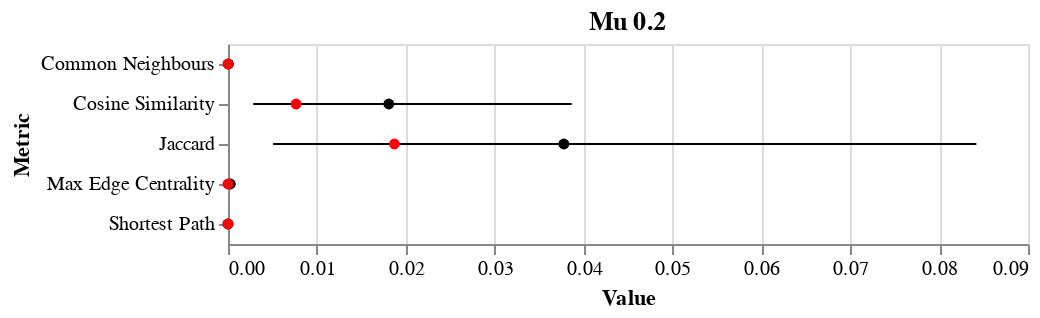
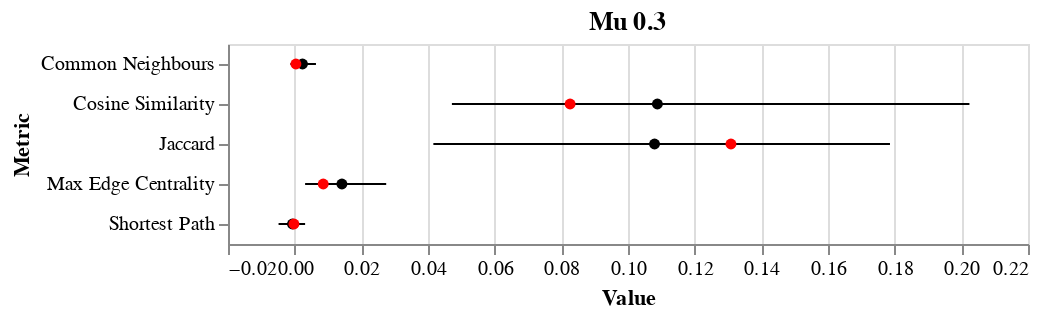
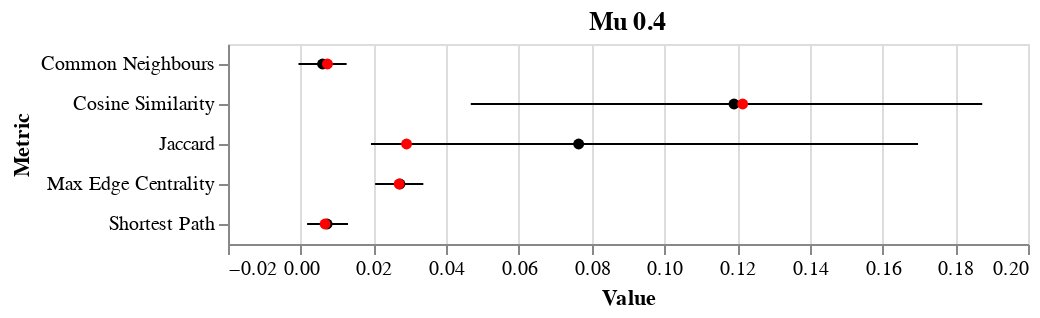

The cell these charts' notebook holds for them, in order:
### Markdown cell above
Values are always exactly 0 or 1. This means we are only using pairs of nodes which are either always in the same community, or always in different communities.

### Code cell
for mu in [2, 3, 4]:
    accuracy = []
    balanced_accuracy = []
    mu_feature_importances = {'Metric': [], 'Value': []}
    for graph in [1, 2, 3, 4, 5]:
        with open('Community_Data/Infomap/Results/mu_0_{0}/graph_0{1}_pair/results'.format(mu, graph), 'rb') as f:
            results = pickle.load(f)
        perm_importances = results['Feature Importances']
        accuracy.append(np.mean(results['Accuracy Scores']))
        balanced_accuracy.append(np.mean(results['Balanced Accuracy Scores']))
        for feat, val in perm_importances.items():
            mu_feature_importances['Metric'].append(feat)
            mu_feature_importances['Value'].append(val)
    mu_feature_importances = pd.DataFrame(data=mu_feature_importances)
    error_bars = alt.Chart(mu_feature_importances).mark_errorbar(extent='ci').encode(
      x=alt.X('Value:Q', scale=alt.Scale(zero=False)),
      y=alt.Y('Metric:N')
    )


    mean_points = alt.Chart(mu_feature_importances).mark_point(filled=True, color='black').encode(
      x=alt.X('Value:Q', aggregate='mean'),
      y=alt.Y('Metric:N'),
    )
    
    median_points = alt.Chart(mu_feature_importances).mark_point(filled=True, color='red').encode(
      x=alt.X('Value:Q', aggregate='median'),
      y=alt.Y('Metric:N'),
    )

    final_plot = (error_bars + mean_points + median_points).properties(
        title='Mu 0.{0}'.format(mu)
    )

    final_plot.display()
    
    print('Random forest accuracy for each graph:', accuracy)
    print('Random forest balanced accuracy for each graph:', balanced_accuracy)

### Figure 1 — Vega-Lite specification as saved in the notebook (floating-point values rounded to 4 significant figures)
{"config": {"view": {"continuousWidth": 400, "continuousHeight": 300}}, "layer": [{"mark": {"type": "errorbar", "extent": "ci"}, "encoding": {"x": {"type": "quantitative", "field": "Value", "scale": {"zero": false}}, "y": {"type": "nominal", "field": "Metric"}}}, {"mark": {"type": "point", "color": "black", "filled": true}, "encoding": {"x": {"type": "quantitative", "aggregate": "mean", "field": "Value"}, "y": {"type": "nominal", "field": "Metric"}}}, {"mark": {"type": "point", "color": "red", "filled": true}, "encoding": {"x": {"type": "quantitative", "aggregate": "median", "field": "Value"}, "y": {"type": "nominal", "field": "Metric"}}}], "data": {"name": "data-f816a9c008c3f770cffa3c9bf99c88b1"}, "title": "Mu 0.2", "$schema": "https://vega.github.io/schema/vega-lite/v4.0.2.json", "datasets": {"data-f816a9c008c3f770cffa3c9bf99c88b1": [{"Metric": "Common Neighbours", "Value": 0.0}, {"Metric": "Jaccard", "Value": 0.01873}, {"Metric": "Cosine Similarity", "Value": 0.02264}, {"Metric": "Shortest Path", "Value": 0.0}, {"Metric": "Max Edge Centrality", "Value": 0.0}, {"Metric": "Common Neighbours", "Value": 0.0}, {"Metric": "Jaccard", "Value": 0.000501}, {"Metric": "Cosine Similarity", "Value": 0.0}, {"Metric": "Shortest Path", "Value": 0.0}, {"Metric": "Max Edge Centrality", "Value": 0.0}, {"Metric": "Common Neighbours", "Value": 0.0}, {"Metric": "Jaccard", "Value": 0.1256}, {"Metric": "Cosine Similarity", "Value": 0.05689}, {"Metric": "Shortest Path", "Value": 2.4e-05}, {"Metric": "Max Edge Centrality", "Value": 0.0}, {"Metric": "Common Neighbours", "Value": 0.000236}, {"Metric": "Jaccard", "Value": 0.04123}, {"Metric": "Cosine Similarity", "Value": 0.007662}, {"Metric": "Shortest Path", "Value": 0.0}, {"Metric": "Max Edge Centrality", "Value": 0.001279}, {"Metric": "Common Neighbours", "Value": 0.0}, {"Metric": "Jaccard", "Value": 0.002824}, {"Metric": "Cosine Similarity", "Value": 0.003269}, {"Metric": "Shortest Path", "Value": 0.0}, {"Metric": "Max Edge Centrality", "Value": 0.0}]}}

### Figure 2 — Vega-Lite specification as saved in the notebook (floating-point values rounded to 4 significant figures)
{"config": {"view": {"continuousWidth": 400, "continuousHeight": 300}}, "layer": [{"mark": {"type": "errorbar", "extent": "ci"}, "encoding": {"x": {"type": "quantitative", "field": "Value", "scale": {"zero": false}}, "y": {"type": "nominal", "field": "Metric"}}}, {"mark": {"type": "point", "color": "black", "filled": true}, "encoding": {"x": {"type": "quantitative", "aggregate": "mean", "field": "Value"}, "y": {"type": "nominal", "field": "Metric"}}}, {"mark": {"type": "point", "color": "red", "filled": true}, "encoding": {"x": {"type": "quantitative", "aggregate": "median", "field": "Value"}, "y": {"type": "nominal", "field": "Metric"}}}], "data": {"name": "data-fe414050fb180ff998369908a120a520"}, "title": "Mu 0.3", "$schema": "https://vega.github.io/schema/vega-lite/v4.0.2.json", "datasets": {"data-fe414050fb180ff998369908a120a520": [{"Metric": "Common Neighbours", "Value": 0.000367}, {"Metric": "Jaccard", "Value": 0.01027}, {"Metric": "Cosine Similarity", "Value": 0.08263}, {"Metric": "Shortest Path", "Value": 0.000237}, {"Metric": "Max Edge Centrality", "Value": 0.004391}, {"Metric": "Common Neighbours", "Value": -0.000854}, {"Metric": "Jaccard", "Value": 0.02831}, {"Metric": "Cosine Similarity", "Value": 0.02302}, {"Metric": "Shortest Path", "Value": -0.007857}, {"Metric": "Max Edge Centrality", "Value": 0.03969}, {"Metric": "Common Neighbours", "Value": -0.002525}, {"Metric": "Jaccard", "Value": 0.1542}, {"Metric": "Cosine Similarity", "Value": 0.06665}, {"Metric": "Shortest Path", "Value": -0.000217}, {"Metric": "Max Edge Centrality", "Value": -0.000857}, {"Metric": "Common Neighbours", "Value": 0.00987}, {"Metric": "Jaccard", "Value": 0.1309}, {"Metric": "Cosine Similarity", "Value": 0.2876}, {"Metric": "Shortest Path", "Value": -0.000824}, {"Metric": "Max Edge Centrality", "Value": 0.01909}, {"Metric": "Common Neighbours", "Value": 0.004862}, {"Metric": "Jaccard", "Value": 0.2162}, {"Metric": "Cosine Similarity", "Value": 0.08416}, {"Metric": "Shortest Path", "Value": 0.005363}, {"Metric": "Max Edge Centrality", "Value": 0.00857}]}}

### Figure 3 — Vega-Lite specification as saved in the notebook (floating-point values rounded to 4 significant figures)
{"config": {"view": {"continuousWidth": 400, "continuousHeight": 300}}, "layer": [{"mark": {"type": "errorbar", "extent": "ci"}, "encoding": {"x": {"type": "quantitative", "field": "Value", "scale": {"zero": false}}, "y": {"type": "nominal", "field": "Metric"}}}, {"mark": {"type": "point", "color": "black", "filled": true}, "encoding": {"x": {"type": "quantitative", "aggregate": "mean", "field": "Value"}, "y": {"type": "nominal", "field": "Metric"}}}, {"mark": {"type": "point", "color": "red", "filled": true}, "encoding": {"x": {"type": "quantitative", "aggregate": "median", "field": "Value"}, "y": {"type": "nominal", "field": "Metric"}}}], "data": {"name": "data-25c749cef567189692305c6fcd917543"}, "title": "Mu 0.4", "$schema": "https://vega.github.io/schema/vega-lite/v4.0.2.json", "datasets": {"data-25c749cef567189692305c6fcd917543": [{"Metric": "Common Neighbours", "Value": 0.01596}, {"Metric": "Jaccard", "Value": 0.0083}, {"Metric": "Cosine Similarity", "Value": 0.2284}, {"Metric": "Shortest Path", "Value": 0.01701}, {"Metric": "Max Edge Centrality", "Value": 0.02706}, {"Metric": "Common Neighbours", "Value": -0.004675}, {"Metric": "Jaccard", "Value": 0.05872}, {"Metric": "Cosine Similarity", "Value": 0.0886}, {"Metric": "Shortest Path", "Value": -0.003038}, {"Metric": "Max Edge Centrality", "Value": 0.03489}, {"Metric": "Common Neighbours", "Value": 0.007353}, {"Metric": "Jaccard", "Value": 0.0291}, {"Metric": "Cosine Similarity", "Value": 0.1633}, {"Metric": "Shortest Path", "Value": 0.01118}, {"Metric": "Max Edge Centrality", "Value": 0.03682}, {"Metric": "Common Neighbours", "Value": -0.000534}, {"Metric": "Jaccard", "Value": 0.2606}, {"Metric": "Cosine Similarity", "Value": -0.00603}, {"Metric": "Shortest Path", "Value": 0.004393}, {"Metric": "Max Edge Centrality", "Value": 0.01888}, {"Metric": "Common Neighbours", "Value": 0.01191}, {"Metric": "Jaccard", "Value": 0.02542}, {"Metric": "Cosine Similarity", "Value": 0.1215}, {"Metric": "Shortest Path", "Value": 0.006702}, {"Metric": "Max Edge Centrality", "Value": 0.01877}]}}
